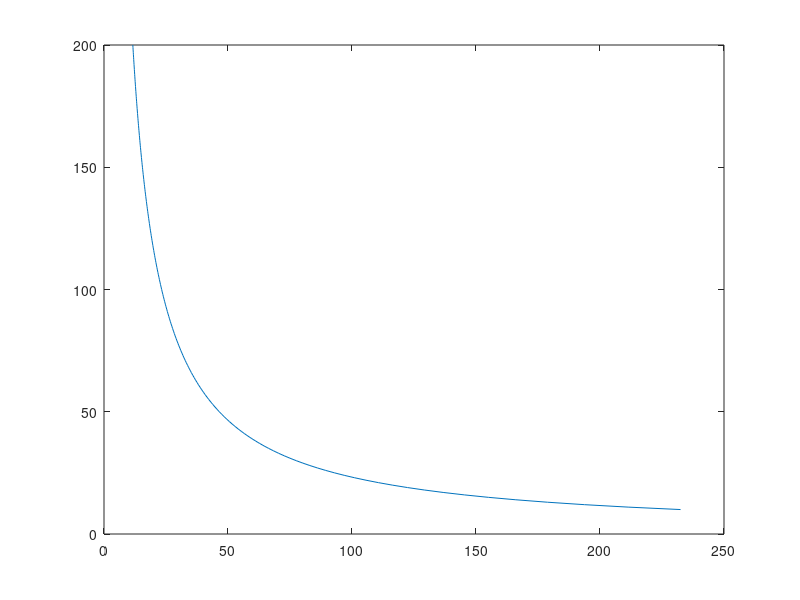

The MATLAB source for this figure:
clear all;
Sc=72; %ppt salinity mortality of red mangroves
So=35; %ppt ocean salinity
Enet=10:1:200; %net evaporation in cm/yr
b=1; %conversion factor ppt/m
D=10; %testing out a value for hydraulic conductivity
n=length(Enet);
Av=zeros(1,n);

for i=1:n
    Av=((Sc-So)*2*pi*D)./(Enet*b);
end

plot(Av,Enet)